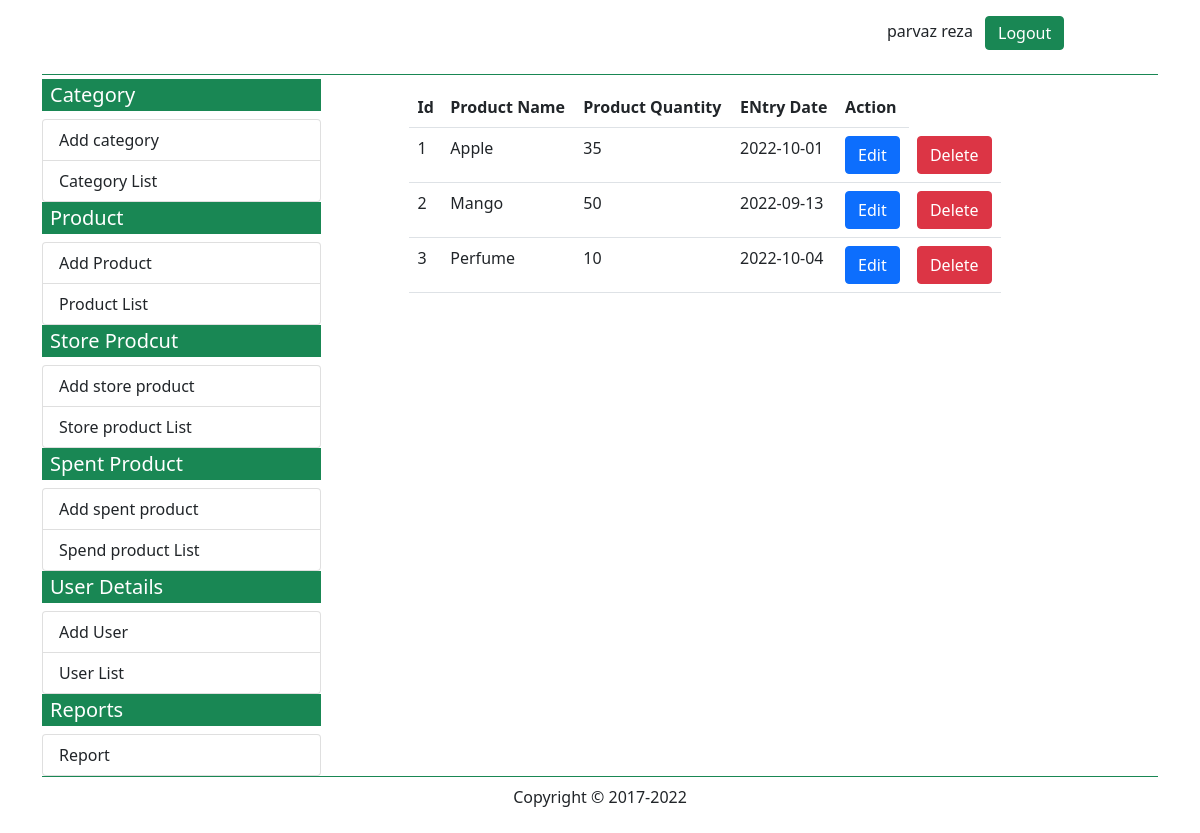
Screenshot of /list_of_spend_product.php (signed in) with the database file from the repository.
### tables this page shows
CREATE TABLE `spend_product` (
  `spend_product_id` int(11) NOT NULL,
  `spend_product_name` int(11) NOT NULL,
  `spend_product_quantity` int(11) NOT NULL,
  `spend_product_entrydate` varchar(10) NOT NULL
);

### list_of_spend_product.php (the view, shortened to what this page needs)
<?php
include('database.php');
$user_first_name = $_SESSION['user_first_name'] ;
$user_last_name = $_SESSION['user_last_name'] ;
?>
<?php
$sql1 ="SELECT * FROM product";
$query1 = mysqli_query($conn, $sql1);
$product_list = array();
while($data = mysqli_fetch_assoc($query1)){
    $product_id  = $data['product_id'];
    $product_name = $data['product_name'];
    $product_list[$product_id] = $product_name;
}
?>
<!DOCTYPE html>
<html lang="en">
<head>
    <link rel="stylesheet" href="css/all.min.css">
    <link rel="stylesheet" href="css/fontawesome.min.css">
    <link rel="stylesheet" href="css/custom.css">
    <link href="https://cdn.jsdelivr.net/npm/bootstrap@5.0.2/dist/css/bootstrap.min.css" rel="stylesheet">
</head>
<body>
<?php
    if(!empty($user_first_name) && !empty($user_last_name)){
?>
<div class="container">
        <div class="container-fluid border-bottom border-success mb-0">
                    <?php include('topbar.php'); ?>
        </div>
        <div class="container-fluid mt-1">
            <div class="row">
                <div class="col-md-3 p-0 m-0 border-end-0">
                    <?php include('leftbar.php'); ?>
                </div>
                <div class="col-md-9">
                <div class="row p-2">
                    <div class="col-md-1"></div>
                    <div class="col-md-9">
                    <?php
    $sql = "SELECT * FROM `spend_product`";
    $query = mysqli_query($conn, $sql);
    echo "<table class='table'><tr><th>Id</th><th>Product Name</th>
                    <th>Product Quantity</th><th>ENtry Date</th><th>Action</th></tr>";
    while($data = mysqli_fetch_assoc($query)){
        $spend_product_id  = $data['spend_product_id'];
        $spend_product_name = $data['spend_product_name'];
        $spend_product_quantity = $data['spend_product_quantity'];
        $spend_product_entrydate = $data['spend_product_entrydate'];
        echo "<tr><td>$spend_product_id</td>
        <td>$product_list[$spend_product_name]</td>
        <td>$spend_product_quantity</td>
        <td>$spend_product_entrydate</td>
        <td><a href='edit_spend_product.php?id=$spend_product_id' class='btn btn-primary'> Edit </a></td>
        <td><a href='#' class='btn btn-danger'>Delete</a></td></tr>";
    }
    echo "</table>";
}else{
    header('location:login.php');
}
?>
                    </div>
                    <div class="col-md-2"></div>
                </div>
                </div>
            </div>
        </div>
        <div class="container-fluid border-top border-success">
          <?php include('bottombar.php'); ?>
        </div>
    </div>
</body>
</html>

### rows the page displays
spend_product: spend_product_id "1", spend_product_name "Apple", spend_product_quantity "35", spend_product_entrydate "2022-10-01"
spend_product: spend_product_id "2", spend_product_name "Mango", spend_product_quantity "50", spend_product_entrydate "2022-09-13"
spend_product: spend_product_id "3", spend_product_name "Perfume", spend_product_quantity "10", spend_product_entrydate "2022-10-04"

### other values shown
$user_first_name "parvaz"
$user_last_name "reza"
